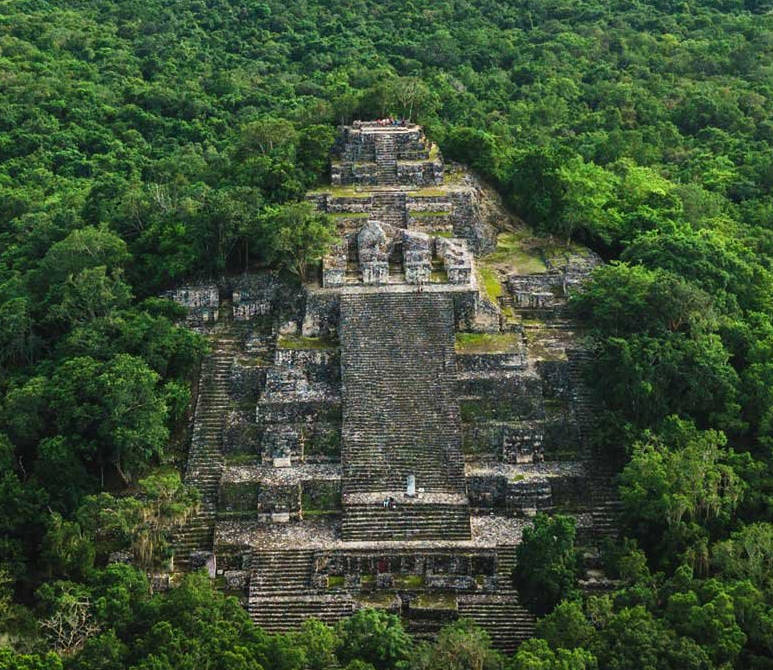
//> input picture opencv/1-image_basic/data/img.jpg, 773 x 670 px
$ ./main   (built with g++ and OpenCV 4)
//> lines starting //> are read from the running program, lines starting //| are printed output that depends on the picture; after the words box and inside, x2 and y2 are one past the last pixel; in counts of white or black regions, pixels touching at a corner belong together
#include <iostream>
#include <opencv2/opencv.hpp>

cv::Mat image;
int thresholdValue = 0;
int maxValue = 255;

// Trackbar回调函数
void onTrackbar(int value, void* userdata)
{
    cv::Mat thresholded;
    cv::threshold(image, thresholded, value, maxValue, cv::THRESH_BINARY);

//    cv::imshow("Thresholded Image", thresholded);
}

int main()
{
    // 读取图像
    image = cv::imread("../data/img.jpg", cv::IMREAD_ANYCOLOR);
//> image is the input picture: 670 rows x 773 cols, CV_8UC3; mean B, G, R 53.3, 80, 62
    cv::Mat gray = cv::imread("../data/img.jpg", cv::IMREAD_GRAYSCALE);
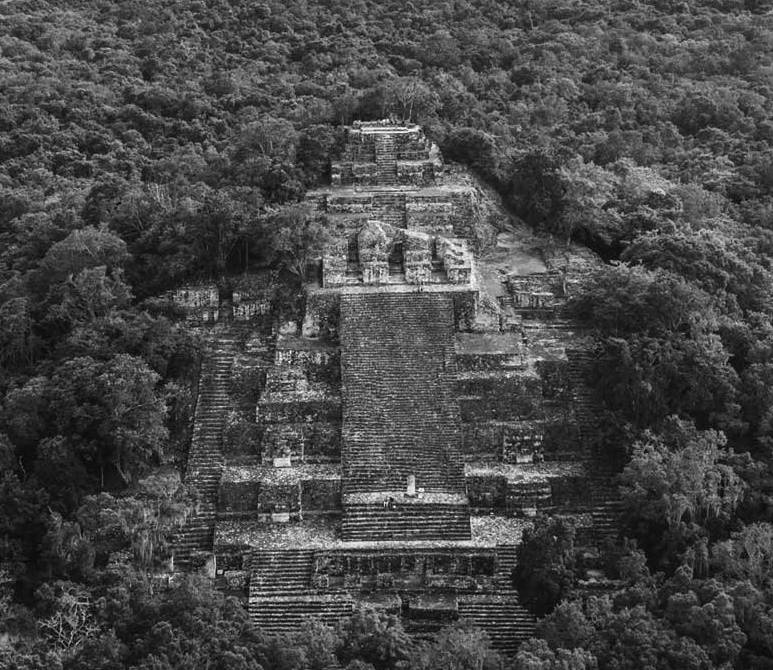
//> gray: 670 rows x 773 cols, CV_8UC1; min 0, max 255, mean 71.6

    if (image.empty())
    {
        std::cout << "Failed to read image." << std::endl;
        return -1;
    }

    // 显示原始图像
    cv::imshow("Original Image", image);

    // 写入图像
    imwrite("../data/img_gray.jpg", gray);

    // 获取像素值
    int myRow = image.rows - 1;
//> myRow = 669
    int myCol = image.cols - 1;
//> myCol = 772
    auto pixel = image.at<cv::Vec3b>(myRow, myCol);
//> pixel = [15, 22, 17]
    std::cout << "Pixel value (B,G,R): (" << (int)pixel[0] << "," << (int)pixel[1] << "," << (int)pixel[2] << ")" << std::endl;
//| Pixel value (B,G,R): (15,22,17)

    // 阈值处理窗口
//    cv::namedWindow("Thresholded Image");
    cv::createTrackbar("Threshold", "Thresholded Image", &thresholdValue, maxValue, onTrackbar);
    onTrackbar(thresholdValue, nullptr);
//> in onTrackbar, `cv::threshold(image, thresholded, value, maxValue, cv::THRESH_BINARY);`:
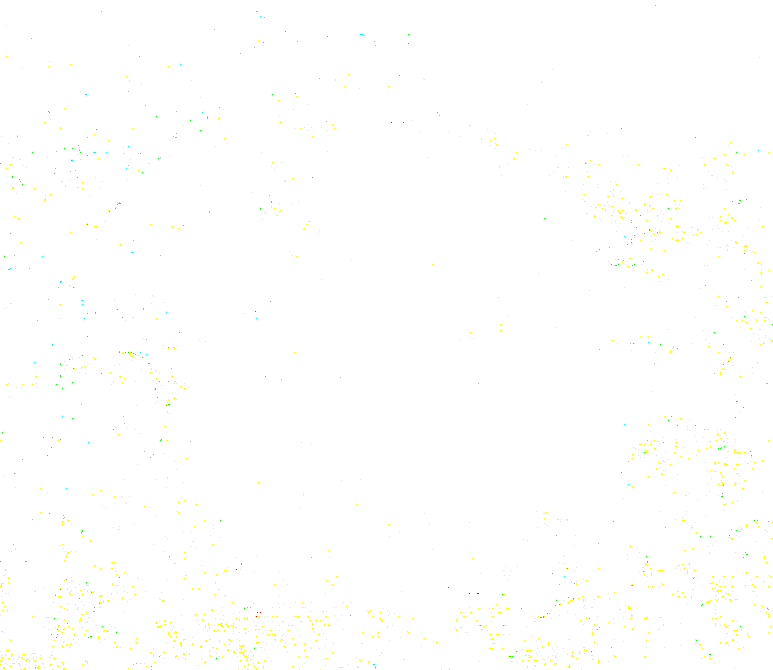
//> thresholded: 670 rows x 773 cols, CV_8UC3; mean B, G, R 253.5, 255, 254.8

    // 二值化阈值分割
    cv::Mat binaryImage;
    cv::threshold(gray, binaryImage, 128, 255, cv::THRESH_BINARY);
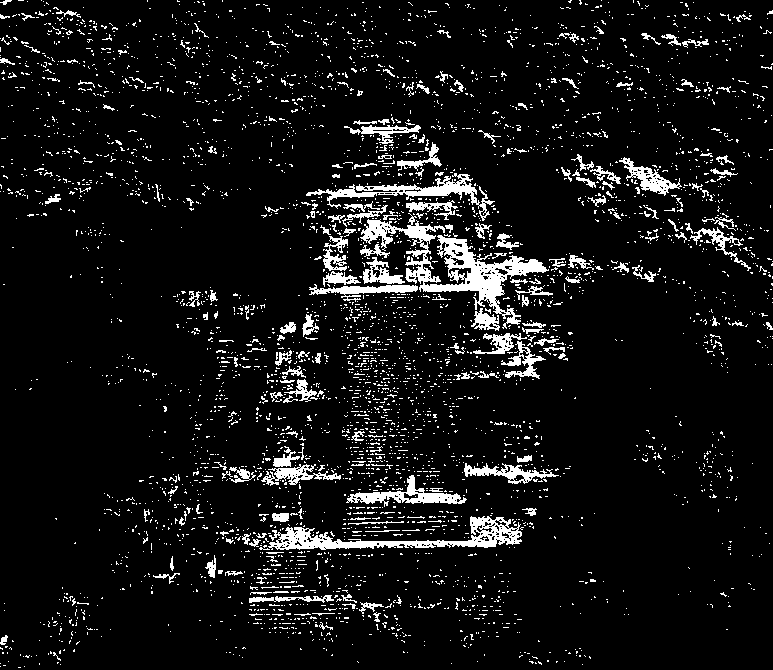
//> binaryImage: 670 rows x 773 cols, CV_8UC1; 7.8% white; 4221 white regions (4015 under 20 px), largest, box (x1, y1, x2, y2) and area: (360, 213, 549, 329) 4782, (268, 516, 522, 550) 2767, (306, 173, 495, 221) 1755
//    cv::namedWindow("Binary Image", cv::WINDOW_NORMAL);
//    cv::imshow("Binary Image", binaryImage);

    // 滤波示例
    cv::Mat mean_filter, gauss_filter, median_filter;
    cv::blur(image,  mean_filter, cv::Size(5, 5));
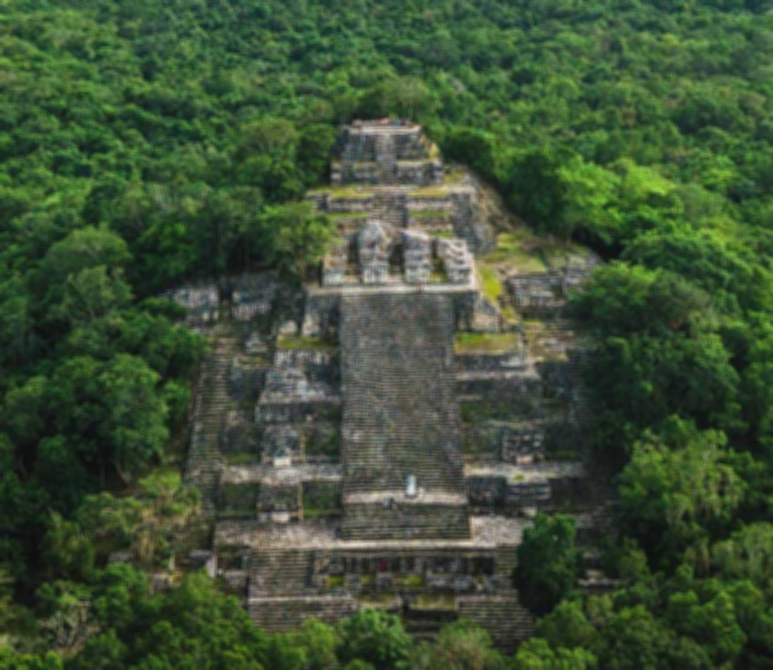
//> mean_filter: 670 rows x 773 cols, CV_8UC3; mean B, G, R 53.3, 80, 62
    cv::GaussianBlur(image, gauss_filter, cv::Size(5, 5), 0);
    cv::medianBlur(image, median_filter, 5);
//    cv::imshow("Mean Filter", mean_filter);
//    cv::imshow("Gaussian Filter", gauss_filter);
//    cv::imshow("Median Filter", median_filter);

    // 平移变换
    cv::Mat translatedImage;
    cv::Mat translationMatrix = (cv::Mat_<float>(2, 3) << 1, 0, 50, 0, 1, 50); // 平移50个像素
    cv::warpAffine(image, translatedImage, translationMatrix, image.size());
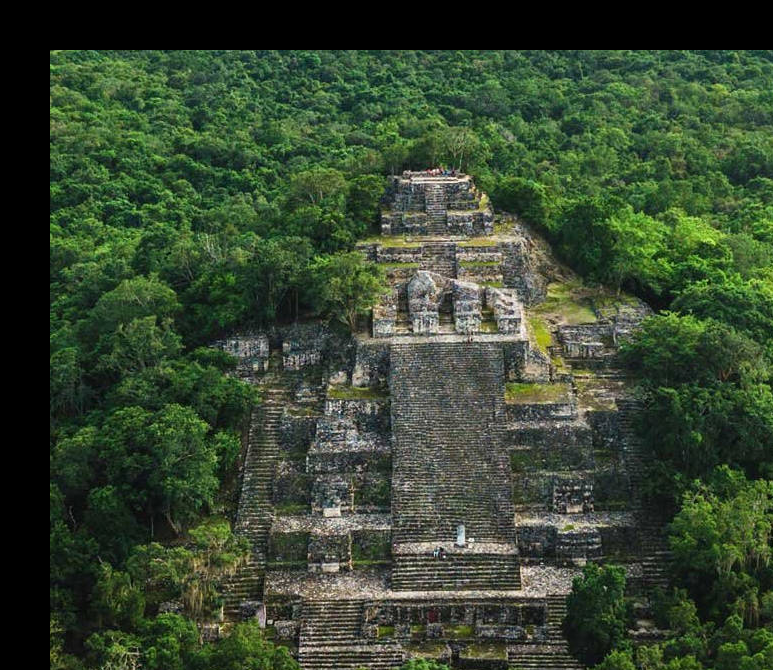
//> translatedImage: 670 rows x 773 cols, CV_8UC3; mean B, G, R 48.4, 70.4, 55.2
    // 旋转变换
    cv::Mat rotatedImage;
    cv::Point2f center(image.cols / 2.0, image.rows / 2.0);
//> center = Point(386.5, 335)
    double angle = 45.0;
    cv::Mat rotationMatrix = cv::getRotationMatrix2D(center, angle, 1.0);
    cv::warpAffine(image, rotatedImage, rotationMatrix, image.size());
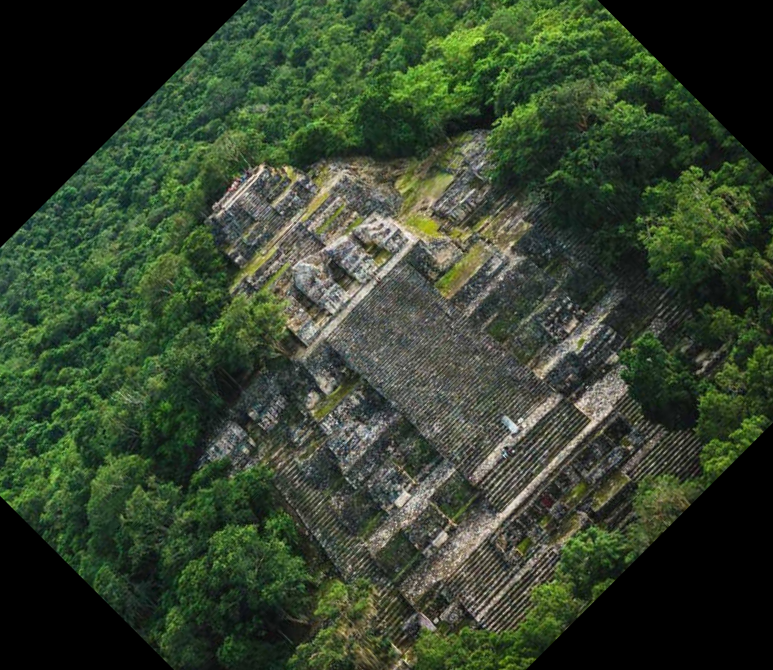
//> rotatedImage: 670 rows x 773 cols, CV_8UC3; mean B, G, R 45.6, 66.3, 52.8
// [6 lines of commented-out code are left out]
    cv::waitKey(0);

    // 销毁窗口
    cv::destroyAllWindows();

    return 0;
}
